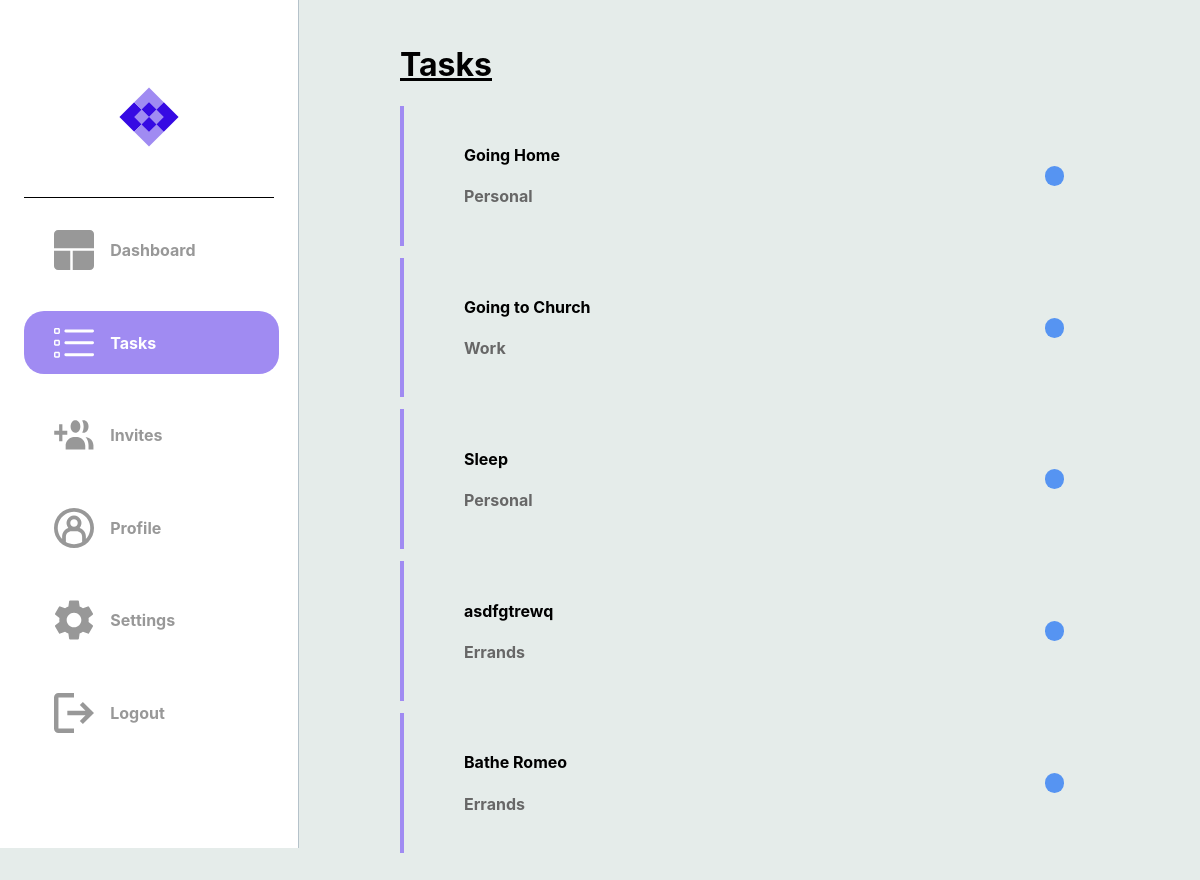
The app's page /tasks (signed in), older data.
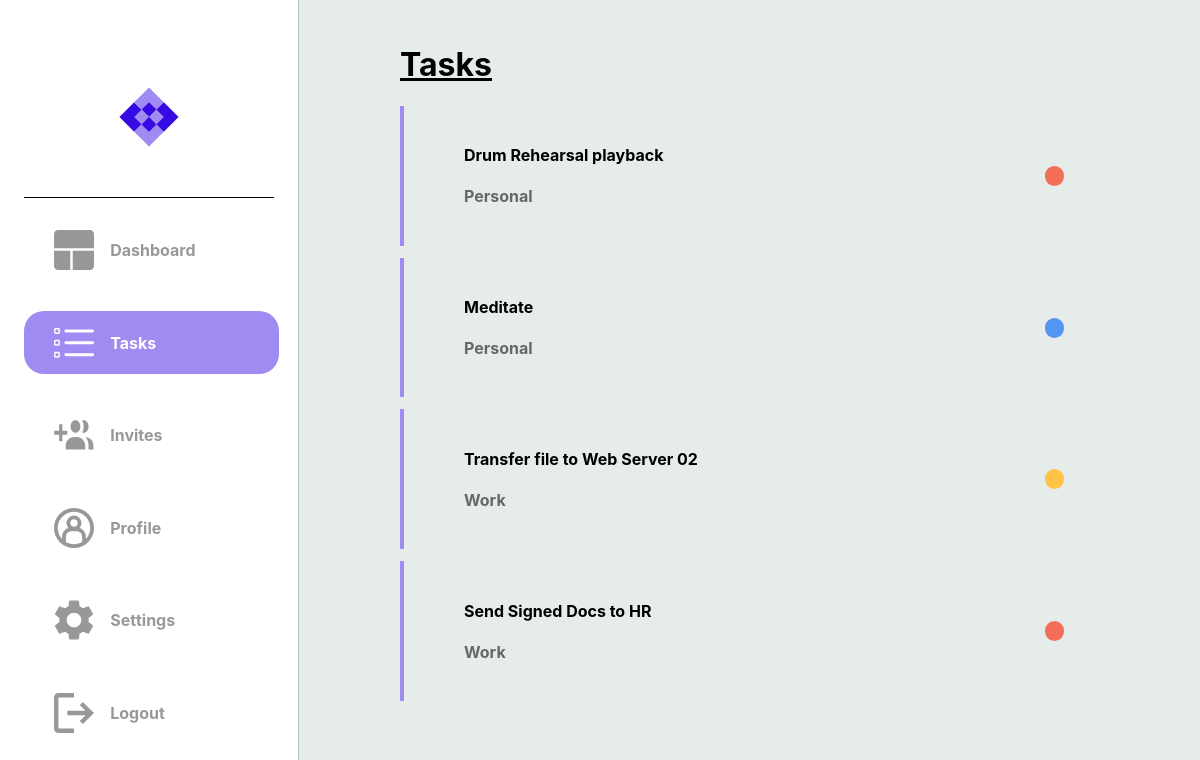
The same page, newer data.
### dotask/models.py (models this page shows)
class Task(db.Model):
    __tablename__ = "task"
    id = db.Column(db.Integer, primary_key=True)
    title = db.Column(db.String(100), nullable=False)
    description = db.Column(db.String(400), nullable=False)
    due_date = db.Column(db.Date, nullable=False)
    status = db.Column(Enum(TaskStatus))
    tag = db.Column(Enum(TaskTag))
    users = relationship('User', secondary=user_task, backref='tasks')

### dotask/routes.py (the view)
@app.route("/tasks")
@login_required
def hello_tasks():
    try:
        tasks = current_user.tasks
        """
        To get the Invited tasks, do
        1- tasks = Task.query.filter_by(shared_id=current_user.id).all()
        2- Render the template, but passed the shared_task as well owned_task
            i.e return render_template("tasks.html", tasks=tasks, shared_tasks=shared_tasks)

        This goes for cancelled, completed and in progress.
        """
        if tasks:
            return render_template("tasks.html", tasks=tasks)
        else:
            return render_template("tasks.html")
    except:
        return render_template("tasks.html")

### dotask/routes.py (called while the page is built)
@app.after_request
def after_request(response):
    response.headers["Cache-Control"] = "no-cache, no-store, must-revalidate"
    return response

@login_manager.user_loader
def load_user(user_id):
    return User.query.get(user_id)

### dotask/templates/tasks.html (shortened to what this page needs)
{% extends "layout.html" %}
{% block head %}
    <link rel="stylesheet" {% block css_tab_colour %} href="../static/page_css_folder/tasks.css">
    {% endblock %}
{% endblock %}
{% block task_image_colour %}
    <a class="a2" href="{{ url_for('hello_tasks') }}">
    <div id="logos">
        <img class="imgs" src="../static/tasks_active.svg">
        <h4 class="sidebar-text">Tasks</h4>
    </div>
    </a>
{% endblock task_image_colour %}
{% block tasks %}
    {% if tasks %}
        <h1 class="task-h1">Tasks</h1>
        {% for task in tasks %}
        <a href="{{ url_for('hello_each_task', task_id=task['id']) }}">
        <div class="message-box">
            <div class="message">
                <h4> {{ task['title'] }} </h4>
                <h4 style="color: #676767;"> {{ task.tag.name }} </h4>
            </div>
            <div class="message-dot {% if task.status.name == 'In_Progress' %}progress-task
                {% elif task.status.name == 'Completed' %}completed-task
                {% elif task.status.name == 'Cancelled' %}cancelled-task
                {% else %}unknown-task
                {% endif %}">
            </div>
        </div>
        </a>
        {% endfor %}
        {% else %}
                <div class="message-box">
                    <div class="message">
                        <h2>No Tasks Yet</h2>
                    </div>
                </div>
    {% endif %}
{% endblock tasks %}

Row changes from the older to the newer data that the page shows:
no longer on this page (row edited): Task: title "Going Home", tag.name "Personal"
no longer on this page (row unchanged): Task: title "Bathe Romeo", tag.name "Errands"
changed Task: title "Going to Church" → "Drum Rehearsal playback"; tag.name "Work" → "Personal"; status "Completed" → "Cancelled" (drawn)
changed Task: title "Sleep" → "Meditate"
changed Task: title "asdfgtrewq" → "Transfer file to Web Server 02"; tag.name "Errands" → "Work"; status "Completed" → "In_Progress" (drawn)
added Task: title "Send Signed Docs to HR", tag.name "Work"
